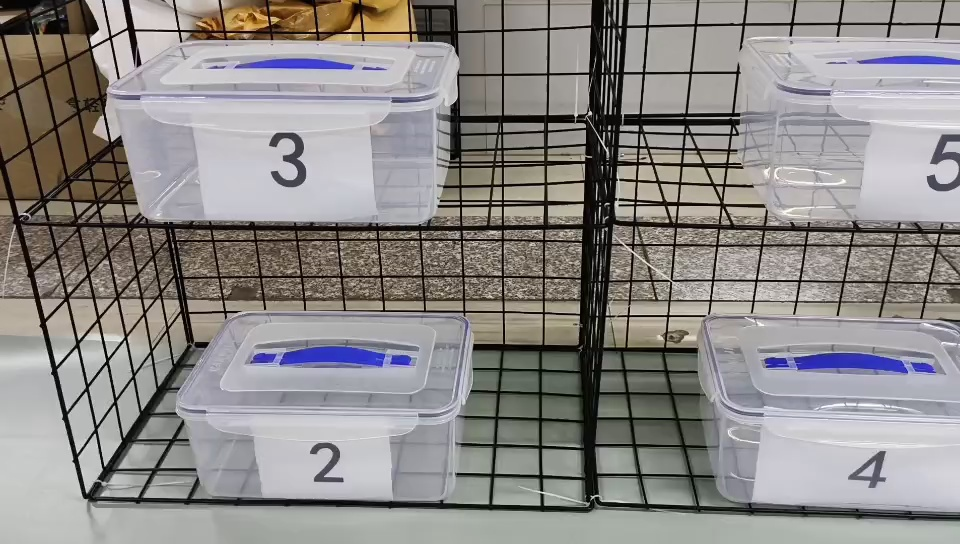
#> input picture dataset/images/train/001.jpg, 960 x 544 px
$ python resize_images.py --input-dir dataset/images/train --output-dir out
#> lines starting #> are read from the running program, lines starting #| are printed output that depends on the picture
#> in main, img is the input picture: shape (544, 960, 3); mean B, G, R 136.9, 138.5, 141.8
import cv2
import os
import argparse

def resize_and_pad(img, target_size=640):
    """Resize image to target_size x target_size, keeping aspect ratio and padding if needed."""
#> called with target_size = 640
    h, w = img.shape[:2]
#> h = 544; w = 960
    scale = min(target_size / h, target_size / w)
#> scale = 0.667
    new_h, new_w = int(h * scale), int(w * scale)
#> new_h = 362; new_w = 640
    resized = cv2.resize(img, (new_w, new_h), interpolation=cv2.INTER_LINEAR)
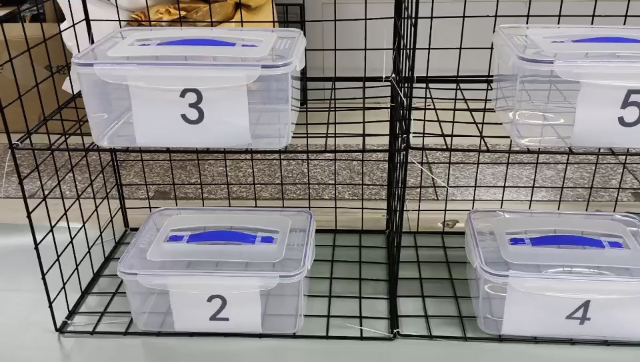
#> resized: shape (362, 640, 3); mean B, G, R 136.8, 138.4, 141.6

    # Pad to [target_size, target_size]
    top = (target_size - new_h) // 2
#> top = 139
    bottom = target_size - new_h - top
#> bottom = 139
    left = (target_size - new_w) // 2
#> left = 0
    right = target_size - new_w - left
#> right = 0
    padded = cv2.copyMakeBorder(resized, top, bottom, left, right, cv2.BORDER_CONSTANT, value=0)
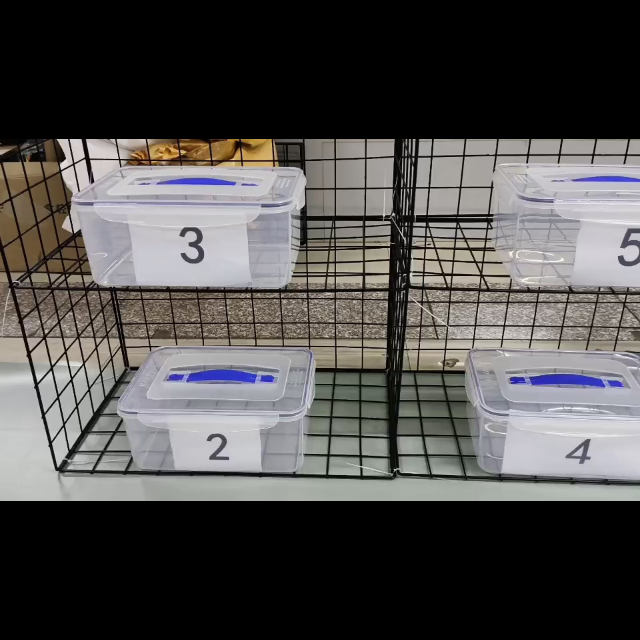
#> padded: shape (640, 640, 3); mean B, G, R 77.4, 78.3, 80.1
    return padded

def main(input_dir, output_dir, target_size=640):
    os.makedirs(output_dir, exist_ok=True)
    img_files = [f for f in os.listdir(input_dir) if f.lower().endswith(('.jpg', '.jpeg', '.png'))]

    for img_file in img_files:
        img_path = os.path.join(input_dir, img_file)
        img = cv2.imread(img_path)
        if img is None:
            print(f"Warning: Could not read {img_path}, skipping...")
            continue

        # Resize + pad
        processed_img = resize_and_pad(img, target_size)

        # Save
        output_path = os.path.join(output_dir, img_file)
        cv2.imwrite(output_path, processed_img)
        print(f"Processed: {img_file} -> {output_path}")
#> pass 2 of the loop in main, `for img_file in img_files:`:
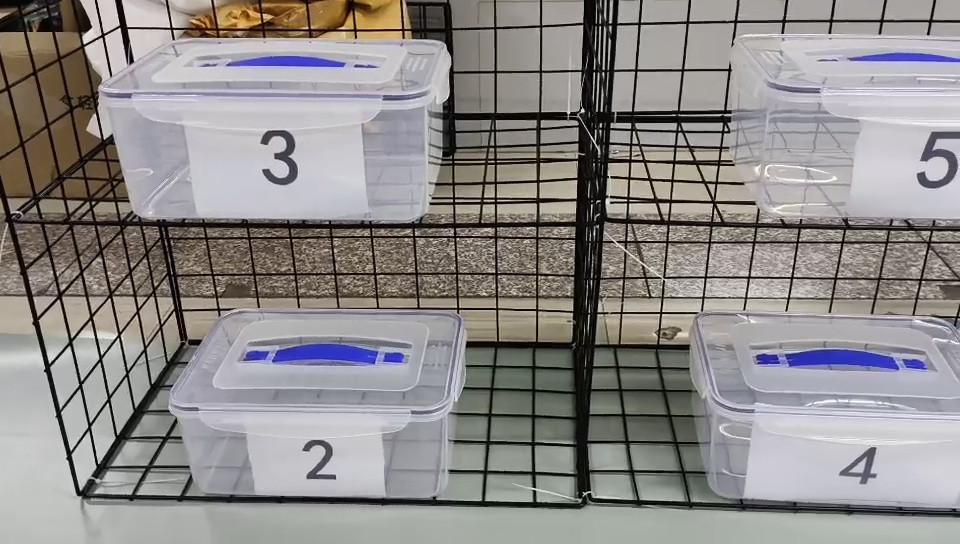
#> input picture dataset/images/train/002.jpg, 960 x 544 px
#> in main, img is the input picture: shape (544, 960, 3); mean B, G, R 138.5, 139.5, 142.9
#> in resize_and_pad (call 2), `resized = cv2.resize(img, (new_w, new_h), interpolation=cv2.INTER_LINE..`:
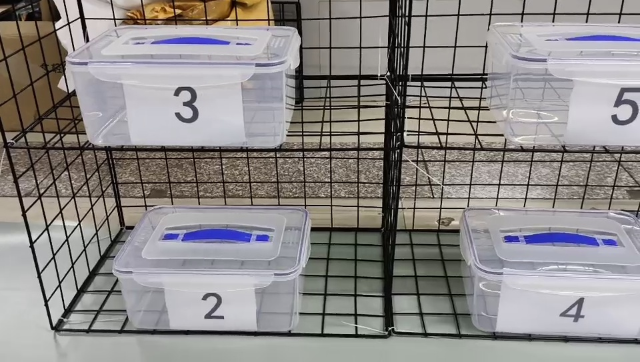
#> resized: shape (362, 640, 3); mean B, G, R 138.4, 139.4, 142.7
#> in resize_and_pad (call 2), `padded = cv2.copyMakeBorder(resized, top, bottom, left, right, cv2.BOR..`:
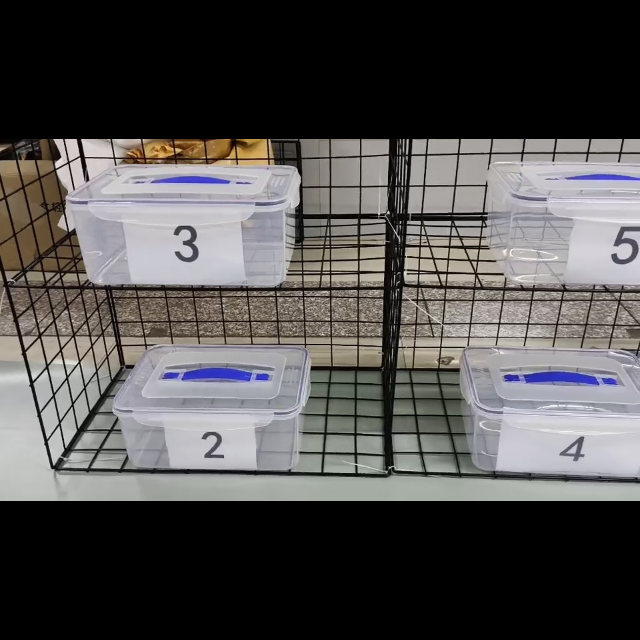
#> padded: shape (640, 640, 3); mean B, G, R 78.3, 78.8, 80.7

if __name__ == "__main__":
    parser = argparse.ArgumentParser(description="Resize images to 640x640 for calibration")
    parser.add_argument("--input-dir", required=True, help="Directory containing input images")
    parser.add_argument("--output-dir", required=True, help="Directory to save resized images")
    parser.add_argument("--target-size", type=int, default=640, help="Target width/height (default: 640)")
    args = parser.parse_args()

    main(args.input_dir, args.output_dir, args.target_size)
